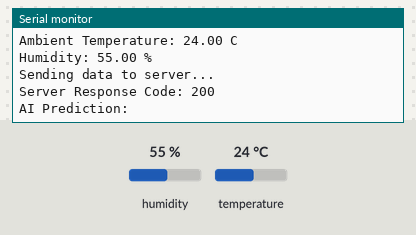
A sketch run on a simulated ESP32. Parts: the last lines printed to the serial monitor. Inputs (shaded band) come from the test bench; at power-on: humidity 55 %, temperature 24 °C. WiFi joins after 1.5 s; servers stay silent unless stated; uploads are accepted with an empty reply.

Above: at 3.7 s.
3.8 s: humidity set to 22 %
At 7.88 s:
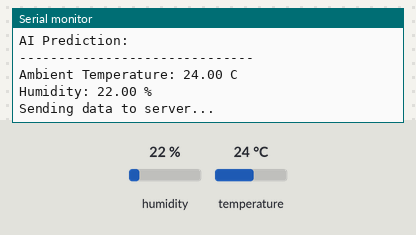
9.6 s: temperature set to 12 °C
At 13.09 s:
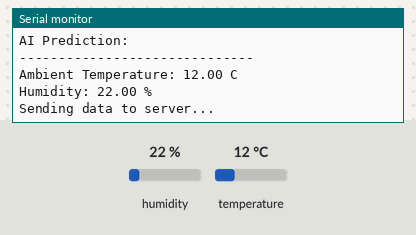
15.4 s: humidity set to 40 %
At 18.3 s:
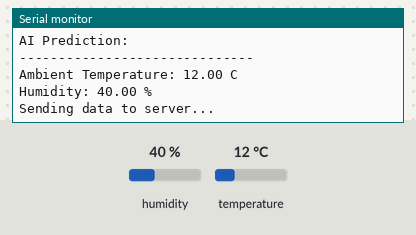
Timing chart, 0 to 19.8 s (numbered marks = the images above; inputs shaded):
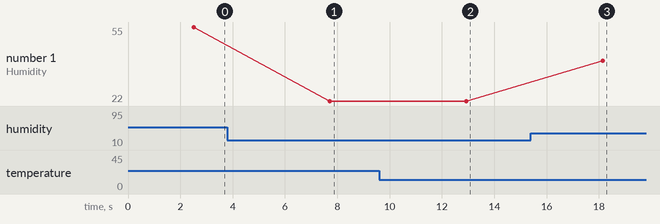

Measured:
- after the input at 3.8 s, the serial monitor: prints a new line after 3.9 s (image 1)
- after the input at 9.6 s, the serial monitor: prints a new line after 3.3 s (image 2)
- after the input at 15.4 s, the serial monitor: prints a new line after 2.7 s (image 3)
- plotted number 1: 55 → 22 after the input at 3.8 s, 22 → 40 after the input at 15.4 s

The sketch:

heat_stress.ino
```cpp
#include <WiFi.h>
#include <HTTPClient.h>
#include "DHT.h"


// ==========================
// WiFi Configuration
// ==========================

const char* ssid = "YOUR_WIFI_NAME";
const char* password = "YOUR_WIFI_PASSWORD";


// ==========================
// Flask Backend URL
// ==========================

// Your computer IPv4 address
String serverURL = "http://10.142.179.149:5000/predict";


// ==========================
// DHT22 Configuration
// ==========================

#define DHTPIN 4
#define DHTTYPE DHT22

DHT dht(DHTPIN, DHTTYPE);


// ==========================
// Setup
// ==========================

void setup()
{
  Serial.begin(115200);

  delay(1000);

  Serial.println();
  Serial.println("==============================");
  Serial.println("AI Heat Stress Detection");
  Serial.println("==============================");


  dht.begin();


  // Connect WiFi

  WiFi.begin(ssid, password);

  Serial.print("Connecting to WiFi");


  while (WiFi.status() != WL_CONNECTED)
  {
    delay(500);
    Serial.print(".");
  }


  Serial.println();

  Serial.println("WiFi Connected!");

  Serial.print("ESP32 IP Address: ");
  Serial.println(WiFi.localIP());

}


// ==========================
// Loop
// ==========================

void loop()
{

  float temperature = dht.readTemperature();

  float humidity = dht.readHumidity();


  if (isnan(temperature) || isnan(humidity))
  {
    Serial.println("DHT22 sensor error");

    delay(5000);

    return;
  }


  Serial.println();
  Serial.println("------------------------------");

  Serial.print("Ambient Temperature: ");
  Serial.print(temperature);
  Serial.println(" C");


  Serial.print("Humidity: ");
  Serial.print(humidity);
  Serial.println(" %");


  if (WiFi.status() == WL_CONNECTED)
  {

    HTTPClient http;


    http.begin(serverURL);


    http.addHeader(
      "Content-Type",
      "application/json"
    );


    String json =
    "{"
    "\"AmbientTemp\":"
    + String(temperature)
    +
    ",\"Humidity\":"
    + String(humidity)
    +
    "}";


    Serial.println("Sending data to server...");


    int httpResponseCode =
      http.POST(json);


    if (httpResponseCode > 0)
    {

      Serial.print("Server Response Code: ");

      Serial.println(httpResponseCode);


      String response =
        http.getString();


      Serial.println("AI Prediction:");

      Serial.println(response);

    }
    else
    {

      Serial.print("Connection failed: ");

      Serial.println(httpResponseCode);

    }


    http.end();

  }
  else
  {

    Serial.println("WiFi disconnected");

  }


  // wait 5 seconds

  delay(5000);

}
```
